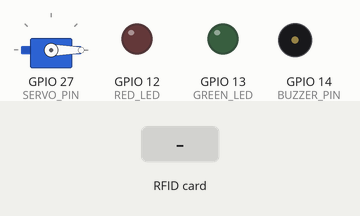
This sketch was run on a simulated ESP32. On the bench: servo, output pins drawn as LEDs (lit = HIGH), buzzer (waves = sounding, pin HIGH). The inputs (shaded band) are chosen by the test bench. WiFi joins after 1.5 s; servers stay silent unless stated; uploads are accepted with an empty reply; the local clock reads 2024-03-15 10:24:30 at power-on unless the sketch sets it; what the sketch prints to the serial monitor is not drawn.

Above: at 2.9 s.
3.0 s: RFID card 5E 7A 19 C4 held to the reader
At 3.7 s:
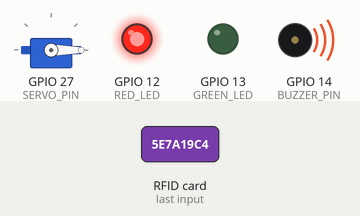
Timing chart, 0 to 6.0 s (numbered marks = the images above; inputs shaded):
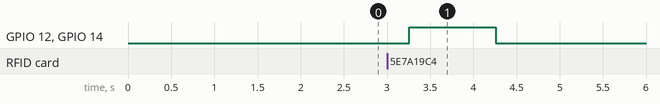

The sketch:

esp32_kodu.ino
```cpp
#include <SPI.h>
#include <MFRC522.h>
#include <ESP32Servo.h>
#include <WiFi.h>
#include <HTTPClient.h>
#include <time.h>

// ======== Wi-Fi ve Firestore Ayarları ========
const char* ssid = "";
const char* password = "";

const String FIREBASE_PROJECT_ID = "sistem-";
const String FIREBASE_API_KEY = "";
const String KARTLAR_COLLECTION = "Kartlar";
const String HAREKETLER_COLLECTION = "Hareketler";

// ========== Donanım Pinleri ==========
#define SS_PIN_1    2
#define RST_PIN_1   4
#define SS_PIN_2    15
#define RST_PIN_2   16
#define SERVO_PIN   27
#define GREEN_LED   13
#define RED_LED     12
#define BUZZER_PIN  14

MFRC522 rfid1(SS_PIN_1, RST_PIN_1);
MFRC522 rfid2(SS_PIN_2, RST_PIN_2);
Servo doorServo;

bool doorOpen = false;
unsigned long doorOpenTime = 0;

void setup() {
  Serial.begin(115200);
  SPI.begin(18, 19, 23); // SCK, MISO, MOSI

  rfid1.PCD_Init(); delay(50);
  rfid2.PCD_Init(); delay(50);

  doorServo.attach(SERVO_PIN);
  doorServo.write(0); // Başlangıçta kapalı

  pinMode(GREEN_LED, OUTPUT);
  pinMode(RED_LED, OUTPUT);
  pinMode(BUZZER_PIN, OUTPUT);
  digitalWrite(GREEN_LED, LOW);
  digitalWrite(RED_LED, LOW);
  digitalWrite(BUZZER_PIN, LOW);

  // WiFi bağlantısı
  WiFi.begin(ssid, password);
  Serial.print("WiFi bağlanıyor");
  while (WiFi.status() != WL_CONNECTED) {
    delay(500);
    Serial.print(".");
  }
  Serial.println(" Bağlandı!");

  // Saat ayarı
  configTime(3 * 3600, 0, "pool.ntp.org", "time.nist.gov"); // Türkiye UTC+3
}

void loop() {
  if (doorOpen && millis() - doorOpenTime >= 10000) {
    closeDoor();
  }

  readCard(rfid1, "RFID-1", "giriş");
  readCard(rfid2, "RFID-2", "çıkış");

  delay(100);
}

void readCard(MFRC522 &rfid, const char* readerName, const char* islemTuru) {
  if (!rfid.PICC_IsNewCardPresent()) return;
  if (!rfid.PICC_ReadCardSerial()) return;

  String uidStr = "";
  for (byte i = 0; i < rfid.uid.size; i++) {
    if (rfid.uid.uidByte[i] < 0x10) uidStr += "0";
    uidStr += String(rfid.uid.uidByte[i], HEX);
  }
  uidStr.toUpperCase();

  Serial.printf("%s - UID: %s\n", readerName, uidStr.c_str());

  kontrolEtFirestoredan(uidStr, readerName, islemTuru);

  rfid.PICC_HaltA();
  rfid.PCD_StopCrypto1();
}

void kontrolEtFirestoredan(String uid, String kaynak, String islem) {
  if (WiFi.status() != WL_CONNECTED) return;

  String docPath = "https://firestore.googleapis.com/v1/projects/" + FIREBASE_PROJECT_ID +
                   "/databases/(default)/documents/" + KARTLAR_COLLECTION + "/" + uid + "?key=" + FIREBASE_API_KEY;

  HTTPClient http;
  http.begin(docPath);
  int httpCode = http.GET();

  if (httpCode == 200) {
    String response = http.getString();
    bool yetkiDurumu = response.indexOf("\"booleanValue\": true") > -1;

    // Kullanıcı adı ve meslek çıkar
    String kullaniciAdi = "Bilinmiyor";
    String meslek = "Bilinmiyor";

    int idxK = response.indexOf("\"Kullanıcı\"");
    if (idxK != -1) {
      int start = response.indexOf("\"", response.indexOf("\"stringValue\"", idxK) + 14) + 1;
      int end = response.indexOf("\"", start);
      kullaniciAdi = response.substring(start, end);
    }

    int idxM = response.indexOf("\"Meslek\"");
    if (idxM != -1) {
      int start = response.indexOf("\"", response.indexOf("\"stringValue\"", idxM) + 14) + 1;
      int end = response.indexOf("\"", start);
      meslek = response.substring(start, end);
    }

    if (yetkiDurumu) {
      Serial.println("--> Yetkili kart. Kapı açılıyor.");
      openDoor();
      sendToFirestore(uid, kullaniciAdi, "yetkili", kaynak, islem, meslek);
    } else {
      Serial.println("--> Yetkisiz kart!");
      denyAccess();
      sendToFirestore(uid, kullaniciAdi, "yetkisiz", kaynak, islem, meslek);
    }

  } else if (httpCode == 404) {
    Serial.println("--> Bu kart kayıtlı değil.");
    denyAccess();
    sendToFirestore(uid, "Bilinmiyor", "kayıtlı değil", kaynak, islem, "Bilinmiyor");
  } else {
    Serial.printf("Firestore hata: %d\n", httpCode);
  }

  http.end();
}

void openDoor() {
  doorServo.write(90);
  digitalWrite(GREEN_LED, HIGH);
  digitalWrite(RED_LED, LOW);
  doorOpen = true;
  doorOpenTime = millis();
}

void closeDoor() {
  doorServo.write(0);
  digitalWrite(GREEN_LED, LOW);
  doorOpen = false;
  Serial.println("--> Kapı kapandı.");
}

void denyAccess() {
  digitalWrite(RED_LED, HIGH);
  digitalWrite(BUZZER_PIN, HIGH);
  delay(1000);
  digitalWrite(RED_LED, LOW);
  digitalWrite(BUZZER_PIN, LOW);
}

void sendToFirestore(String uid, String kullanici, String yetki, String kaynak, String islem, String meslek) {
  if (WiFi.status() != WL_CONNECTED) return;

  time_t now;
  struct tm timeinfo;
  time(&now);
  localtime_r(&now, &timeinfo);
  char datetime[30];
  strftime(datetime, sizeof(datetime), "%Y-%m-%d %H:%M:%S", &timeinfo);

  String url = "https://firestore.googleapis.com/v1/projects/" + FIREBASE_PROJECT_ID +
               "/databases/(default)/documents/" + HAREKETLER_COLLECTION + "?key=" + FIREBASE_API_KEY;

  String payload = "{"
                   "\"fields\": {"
                   "\"uid\": {\"stringValue\": \"" + uid + "\"},"
                   "\"kullanici\": {\"stringValue\": \"" + kullanici + "\"},"
                   "\"meslek\": {\"stringValue\": \"" + meslek + "\"},"
                   "\"tarih_saat\": {\"stringValue\": \"" + String(datetime) + "\"},"
                   "\"yetki\": {\"stringValue\": \"" + yetki + "\"},"
                   "\"kaynak\": {\"stringValue\": \"" + kaynak + "\"},"
                   "\"islem\": {\"stringValue\": \"" + islem + "\"}"
                   "}}";

  HTTPClient http;
  http.begin(url);
  http.addHeader("Content-Type", "application/json");
  int httpResponseCode = http.POST(payload);

  if (httpResponseCode > 0) {
    Serial.println("Hareket Firestore'a kaydedildi.");
  } else {
    Serial.printf("Firestore gönderim hatası: %s\n", http.errorToString(httpResponseCode).c_str());
  }

  http.end();
}
```

Measured:
- after the input at 3.0 s, GPIO 12 (RED_LED), GPIO 14 (BUZZER_PIN): LOW → HIGH after 0.26 s, → LOW 1.0 s later
